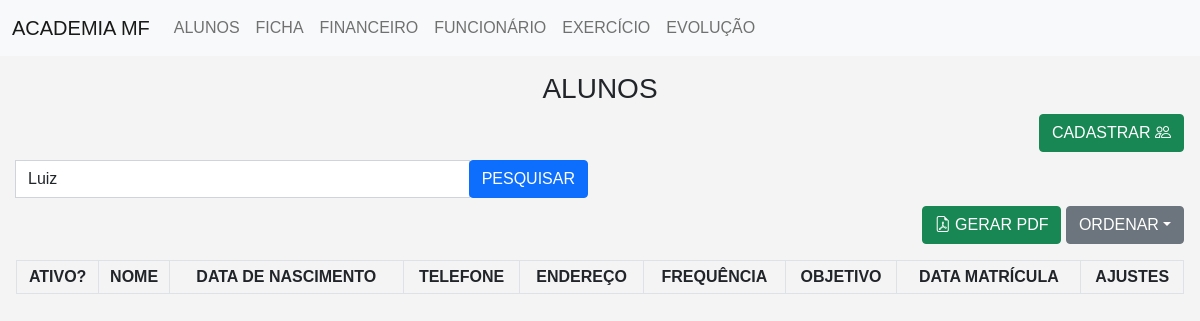
Page /Matricula/index.php?pesquisa=Luiz&ordenar=DESC on the earlier database version.
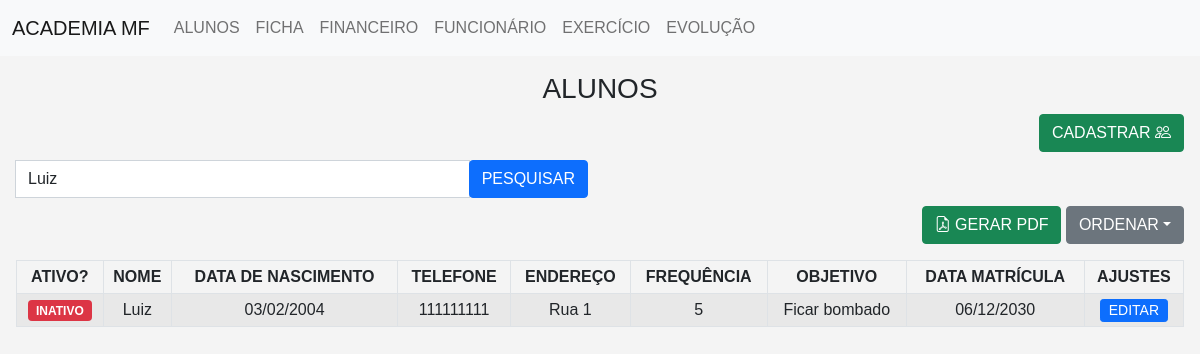
Same page on the later database version.
### tables this page shows
CREATE TABLE `aluno` (
  `id` int(11) NOT NULL,
  `nome` varchar(255) DEFAULT NULL,
  `data_nascimento` date DEFAULT NULL,
  `telefone` varchar(255) DEFAULT NULL,
  `endereco` varchar(255) DEFAULT NULL,
  `frequencia` int(11) DEFAULT NULL,
  `objetivo` varchar(255) DEFAULT NULL,
  `data_matricula` date DEFAULT NULL,
  `ativo` tinyint(1) NOT NULL DEFAULT 1
);

### Classe/Conexao.php (called while the page is built)
<?php
class Db{
    public static function conexao(){
        try {
            $conexao = new PDO("mysql:host=localhost;dbname=heman;", "root", "");
            $conexao->setAttribute(PDO::ATTR_ERRMODE, PDO::ERRMODE_EXCEPTION);
            return $conexao;
        } catch (PDOException $e) {
            return NULL;
        }
    }
}
?>

### Matricula/index.php (the view, shortened to what the changed rows need)
<!doctype html>
<html lang="pt-BR">
<head>
    <link href="https://cdn.jsdelivr.net/npm/bootstrap@5.0.2/dist/css/bootstrap.min.css" rel="stylesheet">
    <link rel="stylesheet" href="https://cdn.jsdelivr.net/npm/bootstrap-icons@1.10.5/font/bootstrap-icons.css">
    <link rel="stylesheet" href="https://cdn.jsdelivr.net/npm/bootstrap-icons@1.8.1/font/bootstrap-icons.css">
    <link rel="stylesheet" href="style.css">
</head>
<body>
<?php include("../Classe/Conexao.php") ?>
<?php $pesquisa = isset($_GET["pesquisa"]) ? $_GET["pesquisa"] : NULL; ?>
<?php $ordenar = isset($_GET["ordenar"]) ? $_GET["ordenar"] : "ASC"; ?>
<section class="p-3">
    <table class="table table-striped table-hover mt-3 text-center table-bordered table-sm">
        <thead>
            <tr>
                <th>ATIVO?</th>
                <th>NOME</th>
                <th>DATA DE NASCIMENTO</th>
                <th>TELEFONE</th>
                <th>ENDEREÇO</th>
                <th>FREQUÊNCIA</th>
                <th>OBJETIVO</th>
                <th>DATA MATRÍCULA</th>
                <th class="conteudo-esconder-pdf">AJUSTES</th>
            </tr>
        </thead>
        <tbody>
            <?php
            $sql = ("SELECT * FROM `aluno`");
            if($pesquisa){
                $sql .= (" WHERE `nome` LIKE '%{$pesquisa}%'");
            }
            if($ordenar == "ASC"){
                $sql .= (" ORDER BY `data_matricula` ASC");
            }else if($ordenar == "DESC"){
                $sql .= (" ORDER BY `data_matricula` DESC");
            }
            $executar = Db::conexao()->query($sql);
            $alunos = $executar->fetchAll(PDO::FETCH_OBJ);
            ?>
            <?php foreach ($alunos as $aluno) { ?>
                <tr>
                    <td>
                        <?php if($aluno->ativo == 1) { ?>
                            <span class="badge bg-success">ATIVO</span>
                        <?php } else { ?>
                            <span class="badge bg-danger">INATIVO</span>
                        <?php } ?>
                    </td>
                    <td><?php echo $aluno->nome; ?></td>
                    <td>
                        <?php if($aluno->data_nascimento) { ?>
                            <?php echo date('d/m/Y', strtotime($aluno->data_nascimento)); ?>
                        <?php } else { ?>
                            --
                        <?php } ?>
                    </td>
                    <td><?php echo $aluno->telefone; ?></td>
                    <td><?php echo $aluno->endereco; ?></td>
                    <td><?php echo $aluno->frequencia; ?></td>
                    <td><?php echo $aluno->objetivo; ?></td>
                    <td><?php echo date('d/m/Y', strtotime($aluno->data_matricula)); ?></td>
                    <td class="conteudo-esconder-pdf">
                        <button
                            class="conteudo-esconder-pdf btn btn-primary btn-sm p-0 ps-2 pe-2 botao-selecionar-matricula"
                            data-id="<?php echo $aluno->id; ?>"
                            data-nome="<?php echo $aluno->nome; ?>"
                            data-data_nascimento="<?php echo $aluno->data_nascimento; ?>"
                            data-telefone="<?php echo $aluno->telefone; ?>"
                            data-endereco="<?php echo $aluno->endereco; ?>"
                            data-frequencia="<?php echo $aluno->frequencia; ?>"
                            data-objetivo="<?php echo $aluno->objetivo; ?>"
                            data-data_matricula="<?php echo $aluno->data_matricula; ?>"
                            data-ativo="<?php echo $aluno->ativo; ?>">
                            EDITAR
                        </button>
                    </td>
                </tr>
            <?php } ?>
    </table>
</section>
</body>
</html>

Differences in the rows shown:
added aluno: ativo "INATIVO", nome "Luiz", data_nascimento "03/02/2004", telefone "111111111", endereco "Rua 1", frequencia "5", objetivo "Ficar bombado", data_matricula "06/12/2030"
